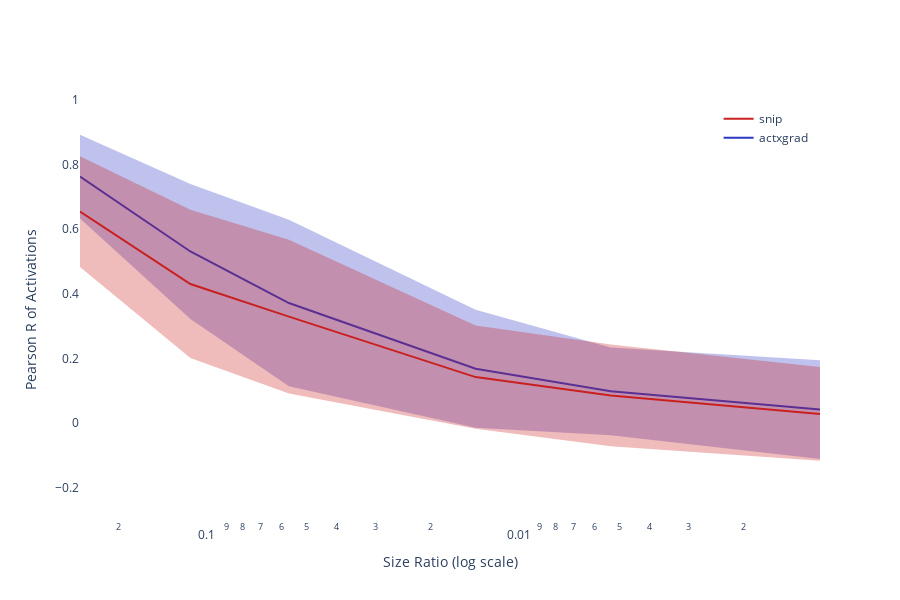

The notebook cell saved with this chart:
### Markdown cell above
### average plots

### Code cell
###Plotting all data
import plotly.graph_objs as go
from plotly.graph_objs import *



# fig = go.Figure([
#     go.Scatter(
#         x=x,
#         y=y,
#         line=dict(color='rgb(0,100,80)'),
#         mode='lines'
#     ),
#     go.Scatter(
#         x=x+x[::-1], # x, then x reversed
#         y=y_upper+y_lower[::-1], # upper, then lower reversed
#         fill='toself',
#         fillcolor='rgba(0,100,80,0.2)',
#         line=dict(color='rgba(255,255,255,0)'),
#         hoverinfo="skip",
#         showlegend=False
#     )
# ])


data = {'actxgrad':{},
        'snip':{}
       }


folders = {'actxgrad':'cum_salience_accuracies/alexnet/imagenet_2/actxgrad/',
           'snip':'cum_salience_accuracies/alexnet/imagenet_2/snip/'}



colors = {'actxgrad':[45, 55, 196],
          'snip':[201, 32, 32]}



for model in folders:
    df = load_acc_df_from_folder(folders[model],keep_ratios = [.5,.2,.1,.05,.01,.005,.001])
    data[model]['x'] = list(df['keep_ratios'])
    data[model]['y'] = list(df['correlations'])

print(len(data[model]['x']))

   
def bin_data(data_x,data_y,bin_size=20):
    xs = []
    ys = []
    stds = []
    zipped_data = zip(data_x, data_y)
    sorted_zipped_data = sorted(zipped_data)
    bin_i = 1
    curr_ys = []
    x_sum=0
    for d in sorted_zipped_data:
        bin_i+=1
        curr_ys.append(d[1])
        x_sum+=d[0]
        if bin_i == bin_size:
            xs.append(x_sum/bin_size)
            ys.append(np.mean(np.array(curr_ys)))
            stds.append(np.std(np.array(curr_ys)))
            bin_i = 1
            curr_ys = []
            x_sum=0
    return xs,ys,stds



binned_data = {}

for folder in folders:
    xs,ys,stds = bin_data(data[folder]['x'],data[folder]['y'],bin_size=80)
    binned_data[folder] = [xs,ys,stds]


    

    
fig = go.Figure()
for model in binned_data:
    color = 'rgb(%s, %s, %s)'%(colors[model][0],colors[model][1],colors[model][2])
    color_fill = 'rgba(%s, %s, %s, 0.3)'%(colors[model][0],colors[model][1],colors[model][2])
    
    fig.add_trace(
        go.Scatter(
        name=model,
        x=binned_data[model][0],
        y=binned_data[model][1],
        mode='lines',
        line=dict(color=color),
        )                 
    )
    fig.add_trace(
        go.Scatter(
        name='Upper Bound %s'%model,
        x=binned_data[model][0],
        y=np.array(binned_data[model][1])+np.array(binned_data[model][2]),
        mode='lines',
        marker=dict(color="#444"),
        line=dict(width=0),
        showlegend=False
    )          
    )
    fig.add_trace(
        go.Scatter(
        name='Lower Bound %s'%model,
        x=binned_data[model][0],
        y=np.array(binned_data[model][1])-np.array(binned_data[model][2]),
        marker=dict(color="#444"),
        line=dict(width=0),
        mode='lines',
        fillcolor=color_fill,
        fill='tonexty',
        showlegend=False
    )       
    )
    
    
# fig = go.Figure([
#     go.Scatter(
#         name='worst subgraphs',
#         x=worst_xs,
#         y=worst_ys,
#         mode='lines',
#         line=dict(color='rgb(201, 32, 32)'),
#     ),
#     go.Scatter(
#         name='Upper Bound worst',
#         x=xs,
#         y=np.array(worst_ys)+np.array(worst_stds),
#         mode='lines',
#         marker=dict(color="#444"),
#         line=dict(width=0),
#         showlegend=False
#     ),
#     go.Scatter(
#         name='Lower Bound worst',
#         x=xs,
#         y=np.array(worst_ys)-np.array(worst_stds),
#         marker=dict(color="#444"),
#         line=dict(width=0),
#         mode='lines',
#         fillcolor='rgba(201, 32, 32, 0.3)',
#         fill='tonexty',
#         showlegend=False
#     ),
#     go.Scatter(
#         name='random subgraphs',
#         x=random_xs,
#         y=random_ys,
#         mode='lines',
#         line=dict(color='rgb(45, 55, 196)'),
#     ),
#     go.Scatter(
#         name='Upper Bound random',
#         x=xs,
#         y=np.array(random_ys)+np.array(random_stds),
#         mode='lines',
#         marker=dict(color="#444"),
#         line=dict(width=0),
#         showlegend=False
#     ),
#     go.Scatter(
#         name='Lower Bound random',
#         x=xs,
#         y=np.array(random_ys)-np.array(random_stds),
#         marker=dict(color="#444"),
#         line=dict(width=0),
#         mode='lines',
#         fillcolor='rgba(45, 55, 196, 0.3)',
#         fill='tonexty',
#         showlegend=False
#     ),

#     go.Scatter(
#         name='best subgraphs',
#         x=best_xs,
#         y=best_ys,
#         mode='lines',
#         line=dict(color='rgb(50, 173, 61)'),
#     ),
#     go.Scatter(
#         name='Upper Bound best',
#         x=best_xs,
#         y=np.array(best_ys)+np.array(best_stds),
#         mode='lines',
#         marker=dict(color="#444"),
#         line=dict(width=0),
#         showlegend=False
#     ),
#     go.Scatter(
#         name='Lower Bound best',
#         x=best_xs,
#         y=np.array(best_ys)-np.array(best_stds),
#         marker=dict(color="#444"),
#         line=dict(width=0),
#         mode='lines',
#         fillcolor='rgba(50, 173, 61, 0.3)',
#         fill='tonexty',
#         showlegend=False
#     ),


# ])
# fig.update_layout(
#     yaxis_title='Wind speed (m/s)',
#     title='Continuous, variable value error bars',
#     hovermode="x"
# )
# fig.show()


# fig = go.Figure([
#     go.Scatter(x = data['best']['x'],
#                y = data['best']['y'],
#                mode='markers',
#                name = 'best subgraph'),
#     go.Scatter(x = data['random']['x'],
#                y = data['random']['y'],
#                mode='markers',
#                name = 'random subgraph'),
#     go.Scatter(x = data['worst']['x'],
#                y = data['worst']['y'],
#                mode='markers',
#                name='worst subgraph'),   
# ])



layout = Layout(
    paper_bgcolor='rgba(0,0,0,0)',
    plot_bgcolor='rgba(0,0,0,0)'
)

fig.layout = layout
fig.update_xaxes(type="log",title_text='Size Ratio (log scale)',autorange="reversed")
fig.update_yaxes(title_text='Pearson R of Activations')
fig.update_layout(yaxis_range=[-.3,1],legend=dict(
    yanchor="top",
    y=0.99,
    xanchor="right",
    x=0.99),
    width=900,
    height=600)
fig

### Figure 1 — Plotly figure (JSON) as saved in the notebook; plotly's stock layout.template omitted (floating-point values rounded to 4 significant figures)
{"data": [{"line": {"color": "rgb(45, 55, 196)"}, "mode": "lines", "name": "actxgrad", "type": "scatter", "x": [0.001138, 0.005313, 0.01438, 0.05687, 0.1175, 0.265], "y": [0.0418, 0.09824, 0.1682, 0.3715, 0.5311, 0.7627]}, {"line": {"width": 0}, "marker": {"color": "#444"}, "mode": "lines", "name": "Upper Bound actxgrad", "showlegend": false, "type": "scatter", "x": [0.001138, 0.005313, 0.01438, 0.05687, 0.1175, 0.265], "y": [0.1948, 0.2341, 0.3509, 0.6291, 0.74, 0.8924]}, {"fill": "tonexty", "fillcolor": "rgba(45, 55, 196, 0.3)", "line": {"width": 0}, "marker": {"color": "#444"}, "mode": "lines", "name": "Lower Bound actxgrad", "showlegend": false, "type": "scatter", "x": [0.001138, 0.005313, 0.01438, 0.05687, 0.1175, 0.265], "y": [-0.1112, -0.03758, -0.01445, 0.1139, 0.3222, 0.633]}, {"line": {"color": "rgb(201, 32, 32)"}, "mode": "lines", "name": "snip", "type": "scatter", "x": [0.001138, 0.005313, 0.01438, 0.05687, 0.1175, 0.265], "y": [0.0284, 0.08566, 0.1423, 0.3294, 0.4306, 0.6546]}, {"line": {"width": 0}, "marker": {"color": "#444"}, "mode": "lines", "name": "Upper Bound snip", "showlegend": false, "type": "scatter", "x": [0.001138, 0.005313, 0.01438, 0.05687, 0.1175, 0.265], "y": [0.1737, 0.243, 0.302, 0.5671, 0.66, 0.8257]}, {"fill": "tonexty", "fillcolor": "rgba(201, 32, 32, 0.3)", "line": {"width": 0}, "marker": {"color": "#444"}, "mode": "lines", "name": "Lower Bound snip", "showlegend": false, "type": "scatter", "x": [0.001138, 0.005313, 0.01438, 0.05687, 0.1175, 0.265], "y": [-0.1169, -0.07172, -0.0174, 0.09176, 0.2011, 0.4835]}], "layout": {"height": 600, "legend": {"x": 0.99, "xanchor": "right", "y": 0.99, "yanchor": "top"}, "paper_bgcolor": "rgba(0,0,0,0)", "plot_bgcolor": "rgba(0,0,0,0)", "width": 900, "xaxis": {"autorange": "reversed", "title": {"text": "Size Ratio (log scale)"}, "type": "log"}, "yaxis": {"range": [-0.3, 1], "title": {"text": "Pearson R of Activations"}}}}
